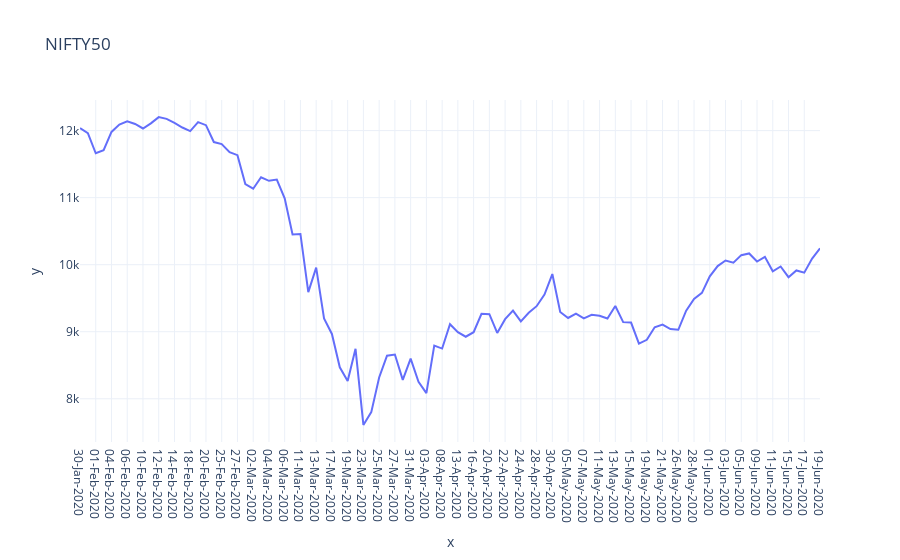

The cell this chart's notebook holds for it:
### Code cell
import plotly.io as pio
pio.templates.default = "plotly_white"
fig = px.line(x=nifty50_df.Date, y=nifty50_df.Close, title="NIFTY50")
fig.show()

### Figure 1 — Plotly figure (JSON) as saved in the notebook; plotly's stock layout.template omitted (floating-point values rounded to 4 significant figures)
{"data": [{"hovertemplate": "x=%{x}<br>y=%{y}<extra></extra>", "legendgroup": "", "line": {"color": "#636efa", "dash": "solid"}, "mode": "lines", "name": "", "orientation": "v", "showlegend": false, "type": "scatter", "x": ["30-Jan-2020", "31-Jan-2020", "01-Feb-2020", "03-Feb-2020", "04-Feb-2020", "05-Feb-2020", "06-Feb-2020", "07-Feb-2020", "10-Feb-2020", "11-Feb-2020", "12-Feb-2020", "13-Feb-2020", "14-Feb-2020", "17-Feb-2020", "18-Feb-2020", "19-Feb-2020", "20-Feb-2020", "24-Feb-2020", "25-Feb-2020", "26-Feb-2020", "27-Feb-2020", "28-Feb-2020", "02-Mar-2020", "03-Mar-2020", "04-Mar-2020", "05-Mar-2020", "06-Mar-2020", "09-Mar-2020", "11-Mar-2020", "12-Mar-2020", "13-Mar-2020", "16-Mar-2020", "17-Mar-2020", "18-Mar-2020", "19-Mar-2020", "20-Mar-2020", "23-Mar-2020", "24-Mar-2020", "25-Mar-2020", "26-Mar-2020", "27-Mar-2020", "30-Mar-2020", "31-Mar-2020", "01-Apr-2020", "03-Apr-2020", "07-Apr-2020", "08-Apr-2020", "09-Apr-2020", "13-Apr-2020", "15-Apr-2020", "16-Apr-2020", "17-Apr-2020", "20-Apr-2020", "21-Apr-2020", "22-Apr-2020", "23-Apr-2020", "24-Apr-2020", "27-Apr-2020", "28-Apr-2020", "29-Apr-2020", "30-Apr-2020", "04-May-2020", "05-May-2020", "06-May-2020", "07-May-2020", "08-May-2020", "11-May-2020", "12-May-2020", "13-May-2020", "14-May-2020", "15-May-2020", "18-May-2020", "19-May-2020", "20-May-2020", "21-May-2020", "22-May-2020", "26-May-2020", "27-May-2020", "28-May-2020", "29-May-2020", "01-Jun-2020", "02-Jun-2020", "03-Jun-2020", "04-Jun-2020", "05-Jun-2020", "08-Jun-2020", "09-Jun-2020", "10-Jun-2020", "11-Jun-2020", "12-Jun-2020", "15-Jun-2020", "16-Jun-2020", "17-Jun-2020", "18-Jun-2020", "19-Jun-2020"], "xaxis": "x", "y": [12040.0, 11960.0, 11660.0, 11710.0, 11980.0, 12090.0, 12140.0, 12100.0, 12030.0, 12110.0, 12200.0, 12170.0, 12110.0, 12050.0, 11990.0, 12130.0, 12080.0, 11830.0, 11800.0, 11680.0, 11630.0, 11200.0, 11130.0, 11300.0, 11251, 11269, 10990.0, 10450.0, 10460.0, 9590.0, 9955.0, 9197.0, 8967.0, 8469.0, 8263.0, 8745.0, 7610.0, 7801.0, 8318.0, 8641.0, 8660.0, 8281.0, 8598.0, 8254.0, 8084.0, 8792.0, 8749.0, 9112.0, 8994.0, 8925.0, 8993.0, 9267.0, 9262.0, 8981.0, 9187.0, 9314.0, 9154.0, 9282.0, 9381.0, 9553.0, 9860.0, 9294.0, 9206.0, 9271.0, 9199.0, 9252.0, 9239.0, 9197.0, 9384.0, 9143.0, 9137.0, 8823.0, 8879.0, 9067.0, 9106.0, 9039.0, 9029.0, 9315.0, 9490.0, 9580.0, 9826.0, 9979.0, 10060.0, 10030.0, 10140.0, 10170.0, 10050.0, 10120.0, 9902, 9973.0, 9814.0, 9914, 9881.0, 10090.0, 10240.0], "yaxis": "y"}], "layout": {"legend": {"tracegroupgap": 0}, "title": {"text": "NIFTY50"}, "xaxis": {"anchor": "y", "domain": [0, 1], "title": {"text": "x"}}, "yaxis": {"anchor": "x", "domain": [0, 1], "title": {"text": "y"}}}}
